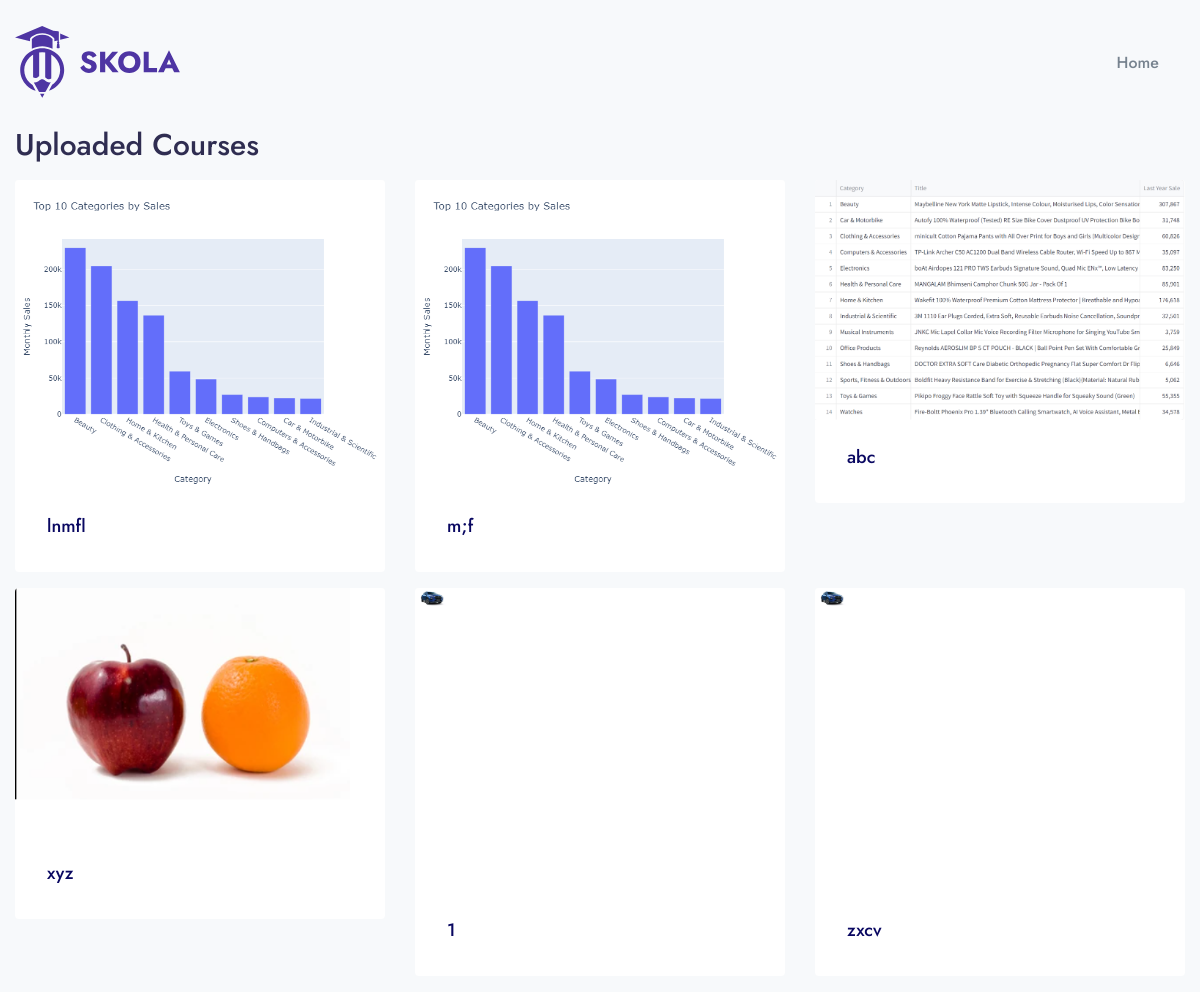
The page /base on the database its author committed.
### app/models.py (models this page shows, shortened)
class Course(models.Model):
    code = models.CharField(max_length=100, unique=True)
    title = models.CharField(max_length=200)
    description = models.TextField()
    category = models.CharField(max_length=100, choices=(
        ('programming', 'Programming'),
        ('design', 'Design'),
        ('marketing', 'Marketing'),
        ('business', 'Business'),
    ))
    duration = models.IntegerField()  # Duration in hours
    level = models.CharField(max_length=100, choices=(
        ('beginner', 'Beginner'),
        ('intermediate', 'Intermediate'),
        ('advanced', 'Advanced'),
    ))
    price = models.IntegerField(default=0)
    image = models.ImageField(upload_to='course_images/')
    video = models.FileField(upload_to='course_videos/')
    created_at = models.DateTimeField(auto_now_add=True)

### LMS/views.py (the view)
# urls.py: path('base', views.BASE, name='base'),
def BASE(request):
    uploaded_courses = Course.objects.all()
    return render(request, 'base.html', {'uploaded_courses': uploaded_courses})

### templates/base.html (shortened to what this page needs)
<!doctype html>
<html lang="en">
<head>
    {% load static %}
    <link rel="stylesheet" href="{% static 'assets/css/theme.min.css' %}">
</head>
<body>
    {% include 'components/header.html' %}
    <div class="container">
        <h2>Uploaded Courses</h2>
        <div class="row">
            {% for course in uploaded_courses %}
                <div class="col-md-4 mb-4">
                    <div class="card">
                        <a href="{% url 'course_overview' course.id %}">
                            <img src="{{ course.image.url }}" class="card-img-top" alt="{{ course.title }}">
                        </a>
                        <div class="card-body">
                            <h5 class="card-title">
                                <a href="{% url 'course_overview' course.id %}">{{ course.title }}</a>
                            </h5>
                        </div>
                    </div>
                </div>
            {% endfor %}
        </div>
    </div>
</body>
</html>

### rows shown on the page
Course: image (picture), title "lnmfl"
Course: image (picture), title "m;f"
Course: image (picture), title "abc"
Course: image (picture), title "xyz"
Course: image (picture), title "1"
Course: image (picture), title "zxcv"
